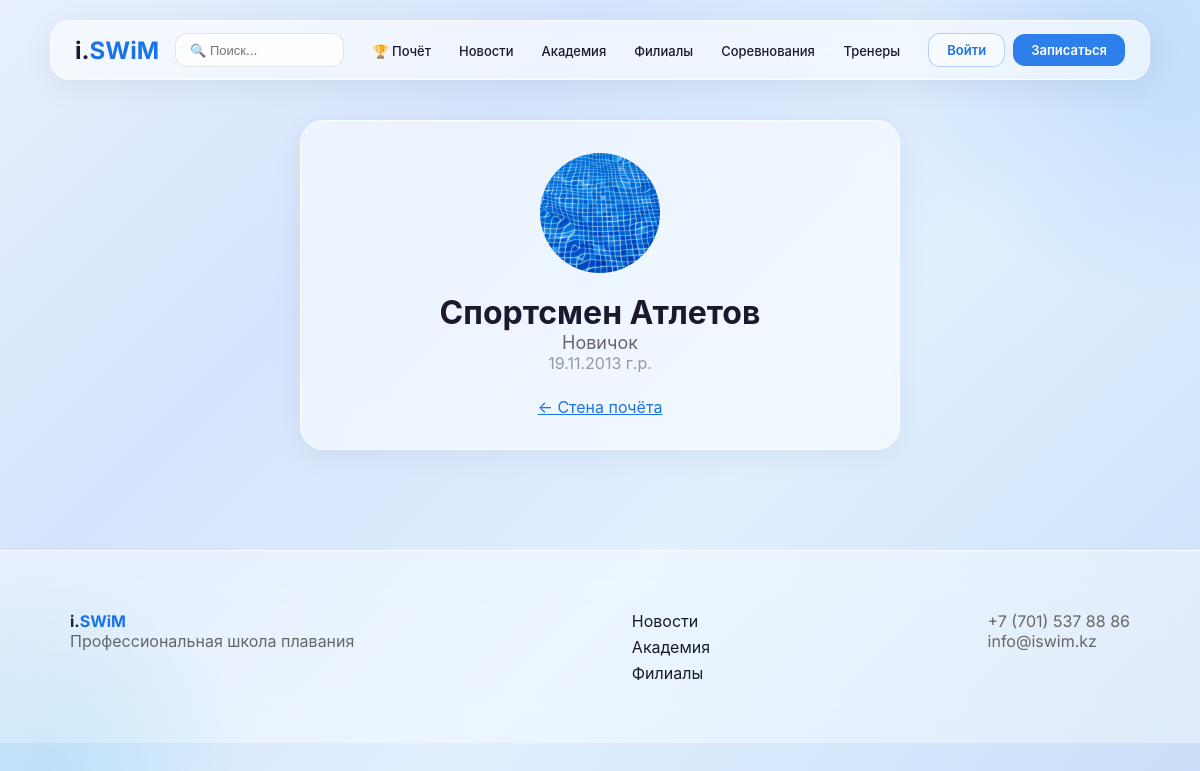
Screenshot of /athlete/athlete/ with the database file from the repository.
### users/models.py (models this page shows, shortened)
class AthleteProfile(models.Model):
    LEVEL_CHOICES = [
        ('beginner', 'Новичок'),
        ('amateur', 'Любитель'),
        ('advanced', 'Продвинутый'),
        ('pro', 'Профессионал'),
    ]
    user = models.OneToOneField(User, on_delete=models.CASCADE, related_name='athlete_profile', verbose_name='Пользователь')
    birth_date = models.DateField(verbose_name='Дата рождения')
    swimming_level = models.CharField(max_length=20, choices=LEVEL_CHOICES, default='beginner', verbose_name='Уровень')
    medical_notes = models.TextField(blank=True, verbose_name='Мед. противопоказания')
    parent_contact = models.CharField(max_length=20, blank=True, verbose_name='Контакт родителя')
    class Meta:
        verbose_name = 'Спортсмен'
        verbose_name_plural = 'Спортсмены'

class User(AbstractUser):
    middle_name = models.CharField(max_length=50, blank=True, verbose_name='Отчество')
    phone = models.CharField(max_length=20, blank=True, verbose_name='Телефон')
    avatar = models.ImageField(upload_to='avatars/', blank=True, verbose_name='Аватар')
    class Meta:
        verbose_name = 'Пользователь'
        verbose_name_plural = 'Пользователи'

### users/views.py (the view)
# urls.py: path('athlete/<str:username>/', PublicAthleteView.as_view(), name='public_athlete'),
class PublicAthleteView(DetailView):
    model = AthleteProfile
    template_name = 'users/public_athlete.html'
    context_object_name = 'athlete'
    slug_field = 'user__username'
    slug_url_kwarg = 'username'
    def get_context_data(self, **kwargs):
        context = super().get_context_data(**kwargs)
        context['achievements'] = self.object.achievements.all()
        return context

### users/templates/users/public_athlete.html (shortened to what this page needs)
{% extends 'core/base.html' %}
{% block content %}
<div class="container">
    <div class="glass-card" style="max-width:600px;margin:0 auto;text-align:center;">
        {% if athlete.user.avatar %}
            <img src="{{ athlete.user.avatar.url }}" style="width:120px;height:120px;border-radius:50%;object-fit:cover;margin-bottom:16px;">
        {% endif %}
        <h1 style="font-weight:700;">{{ athlete.user.get_full_name }}</h1>
        <p style="color:#666;font-size:18px;">{{ athlete.get_swimming_level_display }}</p>
        <p style="color:#999;">{{ athlete.birth_date|date:"d.m.Y" }} г.р.</p>
        <a href="{% url 'wall_of_fame' %}" style="display:inline-block;margin-top:24px;color:#1a73e8;">← Стена почёта</a>
    </div>
</div>
{% endblock %}

### core/templates/core/base.html (style rules this page uses)
* { margin: 0; padding: 0; box-sizing: border-box; }
body { font-family: 'Inter', -apple-system, BlinkMacSystemFont, sans-serif; background: linear-gradient(135deg, #e8f0fe 0%, #d4e4fc 30%, #e0f0ff 60%, #c8ddf8 100%); background-attachment: fixed; min-height: 100vh; color: #1a1a2e; -webkit-font-smoothing: antialiased; }
body::before { content: ''; position: fixed; top: -200px; right: -200px; width: 500px; height: 500px; background: radial-gradient(circle, rgba(26,115,232,0.15) 0%, transparent 70%); border-radius: 50%; pointer-events: none; z-index: 0; }
body::after { content: ''; position: fixed; bottom: -150px; left: -150px; width: 400px; height: 400px; background: radial-gradient(circle, rgba(0,180,216,0.12) 0%, transparent 70%); border-radius: 50%; pointer-events: none; z-index: 0; }
.container { max-width: 1100px; margin: 0 auto; padding: 20px; }
.glass-card { background: rgba(255,255,255,0.55); backdrop-filter: blur(20px); -webkit-backdrop-filter: blur(20px); border: 1px solid rgba(255,255,255,0.8); border-radius: 24px; padding: 32px; box-shadow: 0 8px 32px rgba(0,0,0,0.05); }

### rows the page displays
AthleteProfile: user.avatar (picture), user.get_full_name "Спортсмен Атлетов", swimming_level "Новичок", birth_date "19.11.2013"
